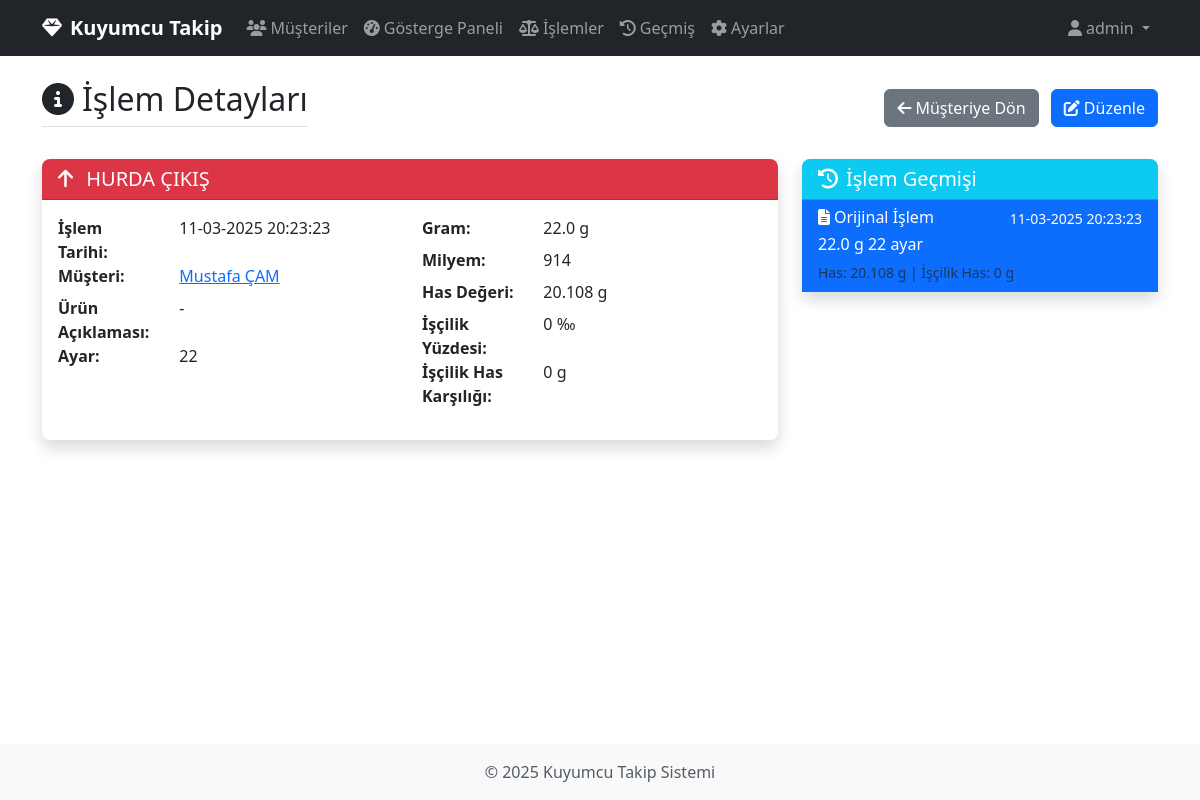
/transactions/2 (signed in), run on the app's committed database.
### app/models/database.py (models this page shows, shortened)
class User(db.Model, UserMixin):
    __tablename__ = 'users'
    id = db.Column(db.Integer, primary_key=True)
    username = db.Column(db.String(64), unique=True, nullable=False)
    password_hash = db.Column(db.String(128), nullable=False)
    is_admin = db.Column(db.Boolean, default=False)

class CustomerTransaction(db.Model):
    __tablename__ = 'customer_transactions'
    id = db.Column(db.Integer, primary_key=True)
    customer_id = db.Column(db.Integer, db.ForeignKey('customers.id'), nullable=False)
    transaction_type = db.Column(db.String(20), nullable=False)
    transaction_date = db.Column(db.DateTime, default=datetime.utcnow)
    product_description = db.Column(db.String(200))
    setting_id = db.Column(db.Integer, db.ForeignKey('settings.id'), nullable=False)
    gram = db.Column(db.Float, nullable=False)
    unit_price = db.Column(db.Float)  # Gram başına fiyat
    labor_cost = db.Column(db.Float, default=0)  # İşçilik bedeli (TL)
    total_amount = db.Column(db.Float)  # Toplam tutar
    purity_per_thousand = db.Column(db.Integer, default=916)  # Milyem (ayara göre otomatik belirlenecek)
    pure_gold_weight = db.Column(db.Float)  # Has altın değeri (gram)
    labor_percentage = db.Column(db.Float, default=0)  # İşçilik yüzdesi (%)
    labor_pure_gold = db.Column(db.Float, default=0)  # İşçilik has altın karşılığı
    notes = db.Column(db.Text)
    is_edited = db.Column(db.Boolean, default=False)  # Düzenlenip düzenlenmediği
    edited_date = db.Column(db.DateTime)  # Düzenlenme tarihi
    edited_by_user_id = db.Column(db.Integer, db.ForeignKey('users.id'))  # Düzenleyen kullanıcı
    original_transaction_id = db.Column(db.Integer, db.ForeignKey('customer_transactions.id'))  # Orijinal işlem ID'si
    setting = db.relationship('Setting')
    edited_by = db.relationship('User', foreign_keys=[edited_by_user_id])
    original_transaction = db.relationship('CustomerTransaction', remote_side=[id],
                                           backref=db.backref('edited_versions', lazy='dynamic'),
                                           foreign_keys=[original_transaction_id])

class Customer(db.Model):
    __tablename__ = 'customers'
    id = db.Column(db.Integer, primary_key=True)
    name = db.Column(db.String(100), nullable=False)
    phone = db.Column(db.String(20))
    email = db.Column(db.String(100))
    address = db.Column(db.String(200))
    created_at = db.Column(db.DateTime, default=datetime.utcnow)
    transactions = db.relationship('CustomerTransaction', backref='customer', lazy='dynamic')

class Setting(db.Model):
    __tablename__ = 'settings'
    id = db.Column(db.Integer, primary_key=True)
    name = db.Column(db.String(10), unique=True, nullable=False)
    purity_per_thousand = db.Column(db.Integer, nullable=False, default=916)  # Varsayılan değer 22 ayar için

### app/routes/views.py (the view)
@main_bp.route('/transactions/<int:transaction_id>')
@login_required
def transaction_detail(transaction_id):
    transaction = SystemManager.get_transaction(transaction_id)
    if not transaction:
        flash('İşlem bulunamadı!', 'danger')
        return redirect(url_for('main.dashboard'))
    transaction_history = SystemManager.get_transaction_history(transaction_id)
    customer = Customer.query.get(transaction.customer_id)
    transaction_type_tr = SystemManager.get_transaction_type_tr(transaction.transaction_type)
    return render_template(
        'transaction_detail.html',
        transaction=transaction,
        transaction_history=transaction_history,
        customer=customer,
        transaction_type_tr=transaction_type_tr
    )

### app/models/system_manager.py (called while the page is built)
    @staticmethod
    def get_transaction_type_tr(transaction_type):
        type_map = {
            TRANSACTION_PRODUCT_IN: "ÜRÜN GİRİŞ",
            TRANSACTION_PRODUCT_OUT: "ÜRÜN ÇIKIŞ",
            TRANSACTION_SCRAP_IN: "HURDA GİRİŞ",
            TRANSACTION_SCRAP_OUT: "HURDA ÇIKIŞ"
        }
        return type_map.get(transaction_type, transaction_type)

    @staticmethod
    def get_transaction(transaction_id):
        return CustomerTransaction.query.get(transaction_id)

    @staticmethod
    def get_transaction_history(transaction_id):
        transaction = CustomerTransaction.query.get(transaction_id)
        if not transaction:
            return []
        if transaction.original_transaction_id:
            original_id = transaction.original_transaction_id
            while original_id:
                original = CustomerTransaction.query.get(original_id)
                if not original.original_transaction_id:
                    break
                original_id = original.original_transaction_id
            history = [original]
            history.extend(original.edited_versions.order_by(CustomerTransaction.edited_date).all())
        else:
            history = [transaction]
            history.extend(transaction.edited_versions.order_by(CustomerTransaction.edited_date).all())
        return history

### app/routes/views.py (called while the page is built)
@login_manager.user_loader
def load_user(user_id):
    return User.query.get(int(user_id))

### app/templates/transaction_detail.html (shortened to what this page needs)
{% extends 'base.html' %}
{% block content %}
<div class="row mb-4">
    <div class="col">
        <div class="d-flex justify-content-between align-items-center">
            <h2 class="border-bottom pb-2">
                <i class="fas fa-info-circle me-2"></i>İşlem Detayları
            </h2>
            <div>
                <a href="{{ url_for('main.customer_detail', customer_id=transaction.customer_id) }}" class="btn btn-secondary me-2">
                    <i class="fas fa-arrow-left me-1"></i>Müşteriye Dön
                </a>
                <a href="{{ url_for('main.edit_transaction', transaction_id=transaction.id) }}" class="btn btn-primary">
                    <i class="fas fa-edit me-1"></i>Düzenle
                </a>
            </div>
        </div>
    </div>
</div>
<div class="row">
    <div class="col-md-8">
        <div class="card shadow">
            <div class="card-header {{ 'bg-success text-white' if 'IN' in transaction.transaction_type else 'bg-danger text-white' }}">
                <h5 class="mb-0">
                    <i class="fas {{ 'fa-arrow-down' if 'IN' in transaction.transaction_type else 'fa-arrow-up' }} me-2"></i>
                    {{ transaction_type_tr }}
                </h5>
            </div>
            <div class="card-body">
                <div class="row">
                    <div class="col-md-6">
                        <dl class="row">
                            <dt class="col-sm-4">İşlem Tarihi:</dt>
                            <dd class="col-sm-8">{{ transaction.transaction_date.strftime('%d-%m-%Y %H:%M:%S') }}</dd>
                            <dt class="col-sm-4">Müşteri:</dt>
                            <dd class="col-sm-8">
                                <a href="{{ url_for('main.customer_detail', customer_id=transaction.customer_id) }}">
                                    {{ customer.name }}
                                </a>
                            </dd>
                            <dt class="col-sm-4">Ürün Açıklaması:</dt>
                            <dd class="col-sm-8">{{ transaction.product_description or '-' }}</dd>
                            <dt class="col-sm-4">Ayar:</dt>
                            <dd class="col-sm-8">{{ transaction.setting.name }}</dd>
                        </dl>
                    </div>
                    <div class="col-md-6">
                        <dl class="row">
                            <dt class="col-sm-4">Gram:</dt>
                            <dd class="col-sm-8">{{ transaction.gram }} g</dd>
                            <dt class="col-sm-4">Milyem:</dt>
                            <dd class="col-sm-8">{{ transaction.purity_per_thousand or '-' }}</dd>
                            <dt class="col-sm-4">Has Değeri:</dt>
                            <dd class="col-sm-8">{{ transaction.pure_gold_weight or '-' }} g</dd>
                            <dt class="col-sm-4">İşçilik Yüzdesi:</dt>
                            <dd class="col-sm-8">{{ transaction.labor_percentage or '0' }} ‰</dd>
                            <dt class="col-sm-4">İşçilik Has Karşılığı:</dt>
                            <dd class="col-sm-8">{{ transaction.labor_pure_gold or '0' }} g</dd>
                        </dl>
                    </div>
                </div>
            </div>
        </div>
    </div>
    <div class="col-md-4">
        <div class="card shadow">
            <div class="card-header bg-info text-white">
                <h5 class="mb-0"><i class="fas fa-history me-2"></i>İşlem Geçmişi</h5>
            </div>
            <div class="card-body p-0">
                <div class="list-group list-group-flush">
                    {% for history_item in transaction_history %}
                    <a href="{{ url_for('main.transaction_detail', transaction_id=history_item.id) }}"
                       class="list-group-item list-group-item-action {% if history_item.id == transaction.id %}active{% endif %}">
                        <div class="d-flex w-100 justify-content-between">
                            <h6 class="mb-1">
                                {% if history_item.is_edited %}
                                <i class="fas fa-edit me-1"></i>Düzenleme
                                {% else %}
                                <i class="fas fa-file-alt me-1"></i>Orijinal İşlem
                                {% endif %}
                            </h6>
                            <small>{{ history_item.transaction_date.strftime('%d-%m-%Y %H:%M:%S') }}</small>
                        </div>
                        <p class="mb-1">{{ history_item.gram }} g {{ history_item.setting.name }} ayar</p>
                        <small class="text-muted">
                            Has: {{ history_item.pure_gold_weight or '0' }} g |
                            İşçilik Has: {{ history_item.labor_pure_gold or '0' }} g
                        </small>
                    </a>
                    {% endfor %}
                </div>
            </div>
        </div>
    </div>
</div>
{% endblock %}

### app/templates/base.html (shortened to what this page needs)
<!DOCTYPE html>
<html lang="tr">
<head>
    <link href="https://cdn.jsdelivr.net/npm/bootstrap@5.3.0/dist/css/bootstrap.min.css" rel="stylesheet">
    <link rel="stylesheet" href="https://cdnjs.cloudflare.com/ajax/libs/font-awesome/6.4.0/css/all.min.css">
    <link rel="stylesheet" href="{{ url_for('static', filename='css/style.css') }}">
</head>
<body>
    {% if current_user.is_authenticated %}
    <nav class="navbar navbar-expand-lg navbar-dark bg-dark">
        <div class="container">
            <a class="navbar-brand" href="{{ url_for('main.dashboard') }}">
                <i class="fas fa-gem me-2"></i>Kuyumcu Takip
            </a>
            <div class="collapse navbar-collapse" id="navbarNav">
                <ul class="navbar-nav me-auto">
                    <li class="nav-item">
                        <a class="nav-link {% if request.endpoint == 'main.customers' %}active{% endif %}" href="{{ url_for('main.customers') }}">
                            <i class="fas fa-users me-1"></i>Müşteriler
                        </a>
                    </li>
                    <li class="nav-item">
                        <a class="nav-link {% if request.endpoint == 'main.dashboard' %}active{% endif %}" href="{{ url_for('main.dashboard') }}">
                            <i class="fas fa-tachometer-alt me-1"></i>Gösterge Paneli
                        </a>
                    </li>
                    <li class="nav-item">
                        <a class="nav-link {% if request.endpoint == 'main.operations' %}active{% endif %}" href="{{ url_for('main.operations') }}">
                            <i class="fas fa-balance-scale me-1"></i>İşlemler
                        </a>
                    </li>
                    <li class="nav-item">
                        <a class="nav-link {% if request.endpoint == 'main.history' %}active{% endif %}" href="{{ url_for('main.history') }}">
                            <i class="fas fa-history me-1"></i>Geçmiş
                        </a>
                    </li>
                    {% if current_user.is_admin %}
                    <li class="nav-item">
                        <a class="nav-link {% if request.endpoint == 'main.settings' %}active{% endif %}" href="{{ url_for('main.settings') }}">
                            <i class="fas fa-cog me-1"></i>Ayarlar
                        </a>
                    </li>
                    {% endif %}
                </ul>
                <div class="navbar-nav d-flex align-items-center">
                    <div class="nav-item dropdown">
                        <a class="nav-link dropdown-toggle" href="#" id="navbarDropdown" role="button" data-bs-toggle="dropdown">
                            <i class="fas fa-user me-1"></i>{{ current_user.username }}
                        </a>
                    </div>
                </div>
            </div>
        </div>
    </nav>
    {% endif %}
    <div class="container mt-4 mb-5">
        {% block content %}{% endblock %}
    </div>
    <footer class="footer mt-auto py-3 bg-light">
        <div class="container text-center">
            <span class="text-muted">© 2025 Kuyumcu Takip Sistemi</span>
        </div>
    </footer>
</body>
</html>

### app/static/css/style.css (style rules this page uses)
body { font-family: 'Segoe UI', Tahoma, Geneva, Verdana, sans-serif; min-height: 100vh; display: flex; flex-direction: column; }
.footer { margin-top: auto; }
.card { border-radius: 0.5rem; border: none; }
.card-header { border-top-left-radius: 0.5rem !important; border-top-right-radius: 0.5rem !important; }
.navbar-brand { font-weight: 600; }

### data on the page
User: username "admin"
CustomerTransaction: shows "Orijinal İşlem", transaction_date "11-03-2025 20:23:23", gram "22.0", setting.name "22", pure_gold_weight "20.108", labor_pure_gold "0"
Customer: name "Mustafa ÇAM"

### other printed values
{{ transaction_type_tr }} "HURDA ÇIKIŞ"
